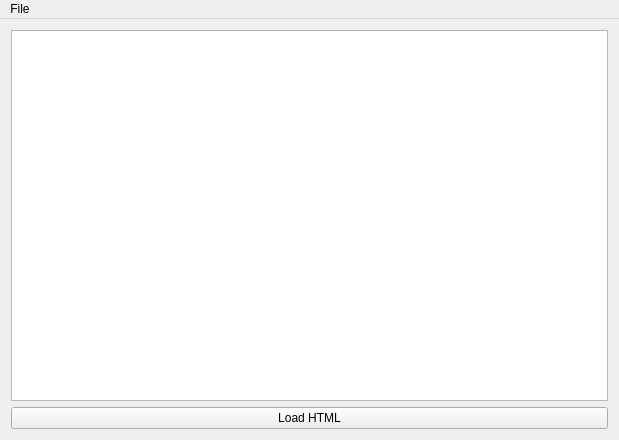
<?xml version="1.0" encoding="UTF-8"?>
<ui version="4.0">
 <class>MainWindow</class>
 <widget class="QMainWindow" name="MainWindow">
  <property name="geometry">
   <rect>
    <x>0</x>
    <y>0</y>
    <width>619</width>
    <height>440</height>
   </rect>
  </property>
  <property name="windowTitle">
   <string>NNetworkSocket sample application</string>
  </property>
  <widget class="QWidget" name="centralWidget">
   <layout class="QHBoxLayout" name="horizontalLayout">
    <item>
     <layout class="QVBoxLayout" name="verticalLayout">
      <item>
       <widget class="QTextEdit" name="textEdit"/>
      </item>
      <item>
       <widget class="QPushButton" name="pushButton">
        <property name="text">
         <string>Load HTML</string>
        </property>
       </widget>
      </item>
     </layout>
    </item>
   </layout>
  </widget>
  <widget class="QMenuBar" name="menuBar">
   <property name="geometry">
    <rect>
     <x>0</x>
     <y>0</y>
     <width>619</width>
     <height>21</height>
    </rect>
   </property>
   <widget class="QMenu" name="menuFile">
    <property name="title">
     <string>File</string>
    </property>
    <addaction name="actionQuit"/>
   </widget>
   <addaction name="menuFile"/>
  </widget>
  <action name="actionQuit">
   <property name="text">
    <string>Quit</string>
   </property>
  </action>
 </widget>
 <layoutdefault spacing="6" margin="11"/>
 <resources/>
 <connections/>
</ui>
